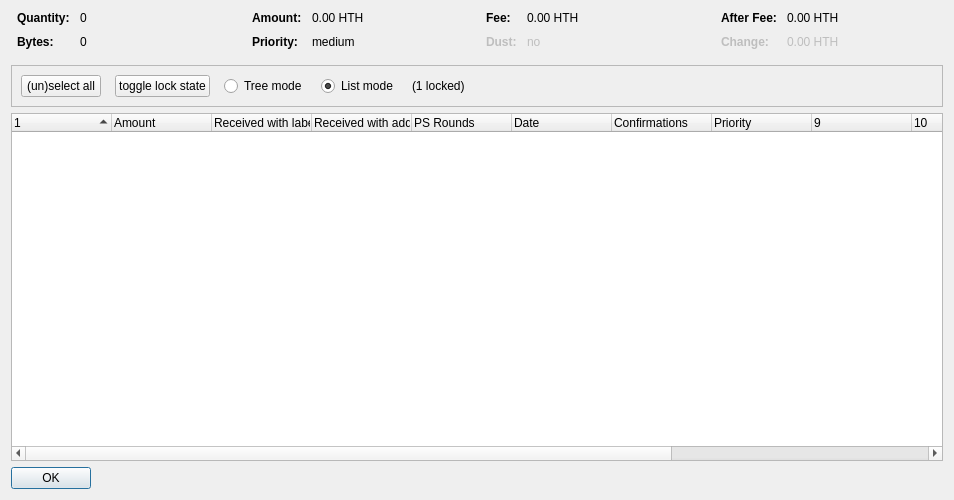
<?xml version="1.0" encoding="UTF-8"?>
<ui version="4.0">
 <class>CoinControlDialog</class>
 <widget class="QDialog" name="CoinControlDialog">
  <property name="geometry">
   <rect>
    <x>0</x>
    <y>0</y>
    <width>954</width>
    <height>500</height>
   </rect>
  </property>
  <property name="windowTitle">
   <string>Coin Selection</string>
  </property>
  <layout class="QVBoxLayout" name="verticalLayout">
   <item>
    <layout class="QHBoxLayout" name="horizontalLayoutTop" stretch="0,0,0,0">
     <property name="topMargin">
      <number>0</number>
     </property>
     <property name="bottomMargin">
      <number>10</number>
     </property>
     <item>
      <layout class="QFormLayout" name="formLayoutCoinControl1">
       <property name="horizontalSpacing">
        <number>10</number>
       </property>
       <property name="verticalSpacing">
        <number>10</number>
       </property>
       <property name="leftMargin">
        <number>6</number>
       </property>
       <property name="rightMargin">
        <number>6</number>
       </property>
       <item row="0" column="0">
        <widget class="QLabel" name="labelCoinControlQuantityText">
         <property name="font">
          <font>
           <weight>75</weight>
           <bold>true</bold>
          </font>
         </property>
         <property name="text">
          <string>Quantity:</string>
         </property>
        </widget>
       </item>
       <item row="0" column="1">
        <widget class="QLabel" name="labelCoinControlQuantity">
         <property name="cursor">
          <cursorShape>IBeamCursor</cursorShape>
         </property>
         <property name="contextMenuPolicy">
          <enum>Qt::ActionsContextMenu</enum>
         </property>
         <property name="text">
          <string notr="true">0</string>
         </property>
         <property name="textInteractionFlags">
          <set>Qt::LinksAccessibleByMouse|Qt::TextSelectableByKeyboard|Qt::TextSelectableByMouse</set>
         </property>
        </widget>
       </item>
       <item row="1" column="0">
        <widget class="QLabel" name="labelCoinControlBytesText">
         <property name="font">
          <font>
           <weight>75</weight>
           <bold>true</bold>
          </font>
         </property>
         <property name="text">
          <string>Bytes:</string>
         </property>
        </widget>
       </item>
       <item row="1" column="1">
        <widget class="QLabel" name="labelCoinControlBytes">
         <property name="cursor">
          <cursorShape>IBeamCursor</cursorShape>
         </property>
         <property name="contextMenuPolicy">
          <enum>Qt::ActionsContextMenu</enum>
         </property>
         <property name="text">
          <string notr="true">0</string>
         </property>
         <property name="textInteractionFlags">
          <set>Qt::LinksAccessibleByMouse|Qt::TextSelectableByKeyboard|Qt::TextSelectableByMouse</set>
         </property>
        </widget>
       </item>
      </layout>
     </item>
     <item>
      <layout class="QFormLayout" name="formLayoutCoinControl2">
       <property name="horizontalSpacing">
        <number>10</number>
       </property>
       <property name="verticalSpacing">
        <number>10</number>
       </property>
       <property name="leftMargin">
        <number>6</number>
       </property>
       <property name="rightMargin">
        <number>6</number>
       </property>
       <item row="0" column="0">
        <widget class="QLabel" name="labelCoinControlAmountText">
         <property name="font">
          <font>
           <weight>75</weight>
           <bold>true</bold>
          </font>
         </property>
         <property name="text">
          <string>Amount:</string>
         </property>
        </widget>
       </item>
       <item row="0" column="1">
        <widget class="QLabel" name="labelCoinControlAmount">
         <property name="cursor">
          <cursorShape>IBeamCursor</cursorShape>
         </property>
         <property name="contextMenuPolicy">
          <enum>Qt::ActionsContextMenu</enum>
         </property>
         <property name="text">
          <string notr="true">0.00 HTH</string>
         </property>
         <property name="textInteractionFlags">
          <set>Qt::LinksAccessibleByMouse|Qt::TextSelectableByKeyboard|Qt::TextSelectableByMouse</set>
         </property>
        </widget>
       </item>
       <item row="1" column="0">
        <widget class="QLabel" name="labelCoinControlPriorityText">
         <property name="font">
          <font>
           <weight>75</weight>
           <bold>true</bold>
          </font>
         </property>
         <property name="text">
          <string>Priority:</string>
         </property>
        </widget>
       </item>
       <item row="1" column="1">
        <widget class="QLabel" name="labelCoinControlPriority">
         <property name="cursor">
          <cursorShape>IBeamCursor</cursorShape>
         </property>
         <property name="contextMenuPolicy">
          <enum>Qt::ActionsContextMenu</enum>
         </property>
         <property name="text">
          <string>medium</string>
         </property>
         <property name="textInteractionFlags">
          <set>Qt::LinksAccessibleByMouse|Qt::TextSelectableByKeyboard|Qt::TextSelectableByMouse</set>
         </property>
        </widget>
       </item>
      </layout>
     </item>
     <item>
      <layout class="QFormLayout" name="formLayoutCoinControl3">
       <property name="horizontalSpacing">
        <number>10</number>
       </property>
       <property name="verticalSpacing">
        <number>10</number>
       </property>
       <property name="leftMargin">
        <number>6</number>
       </property>
       <property name="rightMargin">
        <number>6</number>
       </property>
       <item row="0" column="0">
        <widget class="QLabel" name="labelCoinControlFeeText">
         <property name="font">
          <font>
           <weight>75</weight>
           <bold>true</bold>
          </font>
         </property>
         <property name="text">
          <string>Fee:</string>
         </property>
        </widget>
       </item>
       <item row="0" column="1">
        <widget class="QLabel" name="labelCoinControlFee">
         <property name="cursor">
          <cursorShape>IBeamCursor</cursorShape>
         </property>
         <property name="contextMenuPolicy">
          <enum>Qt::ActionsContextMenu</enum>
         </property>
         <property name="text">
          <string notr="true">0.00 HTH</string>
         </property>
         <property name="textInteractionFlags">
          <set>Qt::LinksAccessibleByMouse|Qt::TextSelectableByKeyboard|Qt::TextSelectableByMouse</set>
         </property>
        </widget>
       </item>
       <item row="1" column="0">
        <widget class="QLabel" name="labelCoinControlLowOutputText">
         <property name="enabled">
          <bool>false</bool>
         </property>
         <property name="font">
          <font>
           <weight>75</weight>
           <bold>true</bold>
          </font>
         </property>
         <property name="text">
          <string>Dust:</string>
         </property>
        </widget>
       </item>
       <item row="1" column="1">
        <widget class="QLabel" name="labelCoinControlLowOutput">
         <property name="enabled">
          <bool>false</bool>
         </property>
         <property name="cursor">
          <cursorShape>IBeamCursor</cursorShape>
         </property>
         <property name="contextMenuPolicy">
          <enum>Qt::ActionsContextMenu</enum>
         </property>
         <property name="text">
          <string>no</string>
         </property>
         <property name="textInteractionFlags">
          <set>Qt::LinksAccessibleByMouse|Qt::TextSelectableByKeyboard|Qt::TextSelectableByMouse</set>
         </property>
        </widget>
       </item>
      </layout>
     </item>
     <item>
      <layout class="QFormLayout" name="formLayoutCoinControl4">
       <property name="horizontalSpacing">
        <number>10</number>
       </property>
       <property name="verticalSpacing">
        <number>10</number>
       </property>
       <property name="leftMargin">
        <number>6</number>
       </property>
       <property name="rightMargin">
        <number>6</number>
       </property>
       <item row="0" column="0">
        <widget class="QLabel" name="labelCoinControlAfterFeeText">
         <property name="font">
          <font>
           <weight>75</weight>
           <bold>true</bold>
          </font>
         </property>
         <property name="text">
          <string>After Fee:</string>
         </property>
        </widget>
       </item>
       <item row="0" column="1">
        <widget class="QLabel" name="labelCoinControlAfterFee">
         <property name="cursor">
          <cursorShape>IBeamCursor</cursorShape>
         </property>
         <property name="contextMenuPolicy">
          <enum>Qt::ActionsContextMenu</enum>
         </property>
         <property name="text">
          <string notr="true">0.00 HTH</string>
         </property>
         <property name="textInteractionFlags">
          <set>Qt::LinksAccessibleByMouse|Qt::TextSelectableByKeyboard|Qt::TextSelectableByMouse</set>
         </property>
        </widget>
       </item>
       <item row="1" column="0">
        <widget class="QLabel" name="labelCoinControlChangeText">
         <property name="enabled">
          <bool>false</bool>
         </property>
         <property name="font">
          <font>
           <weight>75</weight>
           <bold>true</bold>
          </font>
         </property>
         <property name="text">
          <string>Change:</string>
         </property>
        </widget>
       </item>
       <item row="1" column="1">
        <widget class="QLabel" name="labelCoinControlChange">
         <property name="enabled">
          <bool>false</bool>
         </property>
         <property name="cursor">
          <cursorShape>IBeamCursor</cursorShape>
         </property>
         <property name="contextMenuPolicy">
          <enum>Qt::ActionsContextMenu</enum>
         </property>
         <property name="text">
          <string notr="true">0.00 HTH</string>
         </property>
         <property name="textInteractionFlags">
          <set>Qt::LinksAccessibleByMouse|Qt::TextSelectableByKeyboard|Qt::TextSelectableByMouse</set>
         </property>
        </widget>
       </item>
      </layout>
     </item>
    </layout>
   </item>
   <item>
    <widget class="QFrame" name="frame">
     <property name="minimumSize">
      <size>
       <width>0</width>
       <height>40</height>
      </size>
     </property>
     <property name="frameShape">
      <enum>QFrame::StyledPanel</enum>
     </property>
     <property name="frameShadow">
      <enum>QFrame::Sunken</enum>
     </property>
     <layout class="QHBoxLayout" name="horizontalLayout">
      <item>
       <layout class="QHBoxLayout" name="horizontalLayoutPanel" stretch="0,0,0,0,0,0">
        <property name="spacing">
         <number>14</number>
        </property>
        <item>
         <widget class="QPushButton" name="pushButtonSelectAll">
          <property name="sizePolicy">
           <sizepolicy hsizetype="Maximum" vsizetype="Fixed">
            <horstretch>0</horstretch>
            <verstretch>0</verstretch>
           </sizepolicy>
          </property>
          <property name="text">
           <string>(un)select all</string>
          </property>
          <property name="autoDefault">
           <bool>false</bool>
          </property>
         </widget>
        </item>
        <item>
         <widget class="QPushButton" name="pushButtonToggleLock">
          <property name="sizePolicy">
           <sizepolicy hsizetype="Maximum" vsizetype="Fixed">
            <horstretch>0</horstretch>
            <verstretch>0</verstretch>
           </sizepolicy>
          </property>
          <property name="text">
           <string>toggle lock state</string>
          </property>
          <property name="autoDefault">
           <bool>false</bool>
          </property>
         </widget>
        </item>
        <item>
         <widget class="QRadioButton" name="radioTreeMode">
          <property name="sizePolicy">
           <sizepolicy hsizetype="Maximum" vsizetype="Fixed">
            <horstretch>0</horstretch>
            <verstretch>0</verstretch>
           </sizepolicy>
          </property>
          <property name="text">
           <string>Tree mode</string>
          </property>
         </widget>
        </item>
        <item>
         <widget class="QRadioButton" name="radioListMode">
          <property name="sizePolicy">
           <sizepolicy hsizetype="Maximum" vsizetype="Fixed">
            <horstretch>0</horstretch>
            <verstretch>0</verstretch>
           </sizepolicy>
          </property>
          <property name="text">
           <string>List mode</string>
          </property>
          <property name="checked">
           <bool>true</bool>
          </property>
         </widget>
        </item>
        <item>
         <widget class="QLabel" name="labelLocked">
          <property name="text">
           <string>(1 locked)</string>
          </property>
         </widget>
        </item>
        <item>
         <spacer name="horizontalSpacer">
          <property name="orientation">
           <enum>Qt::Horizontal</enum>
          </property>
          <property name="sizeHint" stdset="0">
           <size>
            <width>40</width>
            <height>20</height>
           </size>
          </property>
         </spacer>
        </item>
       </layout>
      </item>
     </layout>
    </widget>
   </item>
   <item>
    <widget class="CoinControlTreeWidget" name="treeWidget">
     <property name="contextMenuPolicy">
      <enum>Qt::CustomContextMenu</enum>
     </property>
     <property name="sortingEnabled">
      <bool>false</bool>
     </property>
     <property name="columnCount">
      <number>13</number>
     </property>
     <attribute name="headerShowSortIndicator" stdset="0">
      <bool>true</bool>
     </attribute>
     <attribute name="headerStretchLastSection">
      <bool>false</bool>
     </attribute>
     <column>
      <property name="text">
       <string/>
      </property>
     </column>
     <column>
      <property name="text">
       <string>Amount</string>
      </property>
     </column>
     <column>
      <property name="text">
       <string>Received with label</string>
      </property>
     </column>
     <column>
      <property name="text">
       <string>Received with address</string>
      </property>
     </column>
     <column>
      <property name="text">
       <string>PS Rounds</string>
      </property>
     </column>
     <column>
      <property name="text">
       <string>Date</string>
      </property>
     </column>
     <column>
      <property name="text">
       <string>Confirmations</string>
      </property>
      <property name="toolTip">
       <string>Confirmed</string>
      </property>
     </column>
     <column>
      <property name="text">
       <string>Priority</string>
      </property>
     </column>
     <column>
      <property name="text">
       <string/>
      </property>
     </column>
     <column>
      <property name="text">
       <string/>
      </property>
     </column>
     <column>
      <property name="text">
       <string/>
      </property>
     </column>
     <column>
      <property name="text">
       <string/>
      </property>
     </column>
     <column>
      <property name="text">
       <string/>
      </property>
     </column>
    </widget>
   </item>
   <item>
    <widget class="QDialogButtonBox" name="buttonBox">
     <property name="sizePolicy">
      <sizepolicy hsizetype="Maximum" vsizetype="Fixed">
       <horstretch>0</horstretch>
       <verstretch>0</verstretch>
      </sizepolicy>
     </property>
     <property name="orientation">
      <enum>Qt::Horizontal</enum>
     </property>
     <property name="standardButtons">
      <set>QDialogButtonBox::Ok</set>
     </property>
    </widget>
   </item>
  </layout>
 </widget>
 <customwidgets>
  <customwidget>
   <class>CoinControlTreeWidget</class>
   <extends>QTreeWidget</extends>
   <header>coincontroltreewidget.h</header>
  </customwidget>
 </customwidgets>
 <resources/>
 <connections/>
</ui>
